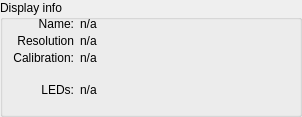
   <widget class="QGroupBox" name="groupBoxStimInfo_2">
    <property name="geometry">
     <rect>
      <x>479</x>
      <y>101</y>
      <width>302</width>
      <height>117</height>
     </rect>
    </property>
    <property name="title">
     <string>Display info</string>
    </property>
    <widget class="QLabel" name="lblDisplDevInfo">
     <property name="geometry">
      <rect>
       <x>80</x>
       <y>51</y>
       <width>217</width>
       <height>32</height>
      </rect>
     </property>
     <property name="baseSize">
      <size>
       <width>0</width>
       <height>26</height>
      </size>
     </property>
     <property name="frameShape">
      <enum>QFrame::NoFrame</enum>
     </property>
     <property name="frameShadow">
      <enum>QFrame::Sunken</enum>
     </property>
     <property name="text">
      <string>n/a</string>
     </property>
     <property name="textFormat">
      <enum>Qt::RichText</enum>
     </property>
     <property name="alignment">
      <set>Qt::AlignLeading|Qt::AlignLeft|Qt::AlignTop</set>
     </property>
     <property name="wordWrap">
      <bool>true</bool>
     </property>
    </widget>
    <widget class="QLabel" name="label_DDev1">
     <property name="geometry">
      <rect>
       <x>5</x>
       <y>17</y>
       <width>69</width>
       <height>16</height>
      </rect>
     </property>
     <property name="layoutDirection">
      <enum>Qt::LeftToRight</enum>
     </property>
     <property name="text">
      <string>Name:</string>
     </property>
     <property name="alignment">
      <set>Qt::AlignRight|Qt::AlignTop|Qt::AlignTrailing</set>
     </property>
    </widget>
    <widget class="QLabel" name="lblDisplDevRes">
     <property name="geometry">
      <rect>
       <x>80</x>
       <y>34</y>
       <width>217</width>
       <height>16</height>
      </rect>
     </property>
     <property name="autoFillBackground">
      <bool>false</bool>
     </property>
     <property name="frameShape">
      <enum>QFrame::NoFrame</enum>
     </property>
     <property name="frameShadow">
      <enum>QFrame::Sunken</enum>
     </property>
     <property name="text">
      <string>n/a</string>
     </property>
     <property name="alignment">
      <set>Qt::AlignLeading|Qt::AlignLeft|Qt::AlignTop</set>
     </property>
    </widget>
    <widget class="QLabel" name="label_DDev2">
     <property name="geometry">
      <rect>
       <x>5</x>
       <y>34</y>
       <width>69</width>
       <height>16</height>
      </rect>
     </property>
     <property name="layoutDirection">
      <enum>Qt::LeftToRight</enum>
     </property>
     <property name="text">
      <string>Resolution</string>
     </property>
     <property name="alignment">
      <set>Qt::AlignRight|Qt::AlignTop|Qt::AlignTrailing</set>
     </property>
    </widget>
    <widget class="QLabel" name="label_DDev3">
     <property name="geometry">
      <rect>
       <x>5</x>
       <y>51</y>
       <width>69</width>
       <height>16</height>
      </rect>
     </property>
     <property name="layoutDirection">
      <enum>Qt::LeftToRight</enum>
     </property>
     <property name="text">
      <string>Calibration:</string>
     </property>
     <property name="alignment">
      <set>Qt::AlignRight|Qt::AlignTop|Qt::AlignTrailing</set>
     </property>
    </widget>
    <widget class="QLabel" name="lblDisplDevName">
     <property name="geometry">
      <rect>
       <x>80</x>
       <y>17</y>
       <width>217</width>
       <height>16</height>
      </rect>
     </property>
     <property name="autoFillBackground">
      <bool>false</bool>
     </property>
     <property name="frameShape">
      <enum>QFrame::NoFrame</enum>
     </property>
     <property name="frameShadow">
      <enum>QFrame::Sunken</enum>
     </property>
     <property name="text">
      <string>n/a</string>
     </property>
     <property name="alignment">
      <set>Qt::AlignLeading|Qt::AlignLeft|Qt::AlignTop</set>
     </property>
    </widget>
    <widget class="QLabel" name="label_DDev4">
     <property name="geometry">
      <rect>
       <x>5</x>
       <y>83</y>
       <width>69</width>
       <height>16</height>
      </rect>
     </property>
     <property name="layoutDirection">
      <enum>Qt::LeftToRight</enum>
     </property>
     <property name="text">
      <string>LEDs:</string>
     </property>
     <property name="alignment">
      <set>Qt::AlignRight|Qt::AlignTop|Qt::AlignTrailing</set>
     </property>
    </widget>
    <widget class="QLabel" name="lblDisplDevLEDs">
     <property name="geometry">
      <rect>
       <x>80</x>
       <y>83</y>
       <width>217</width>
       <height>32</height>
      </rect>
     </property>
     <property name="autoFillBackground">
      <bool>false</bool>
     </property>
     <property name="frameShape">
      <enum>QFrame::NoFrame</enum>
     </property>
     <property name="frameShadow">
      <enum>QFrame::Sunken</enum>
     </property>
     <property name="text">
      <string>n/a</string>
     </property>
     <property name="alignment">
      <set>Qt::AlignLeading|Qt::AlignLeft|Qt::AlignTop</set>
     </property>
     <property name="wordWrap">
      <bool>true</bool>
     </property>
    </widget>
   </widget>
